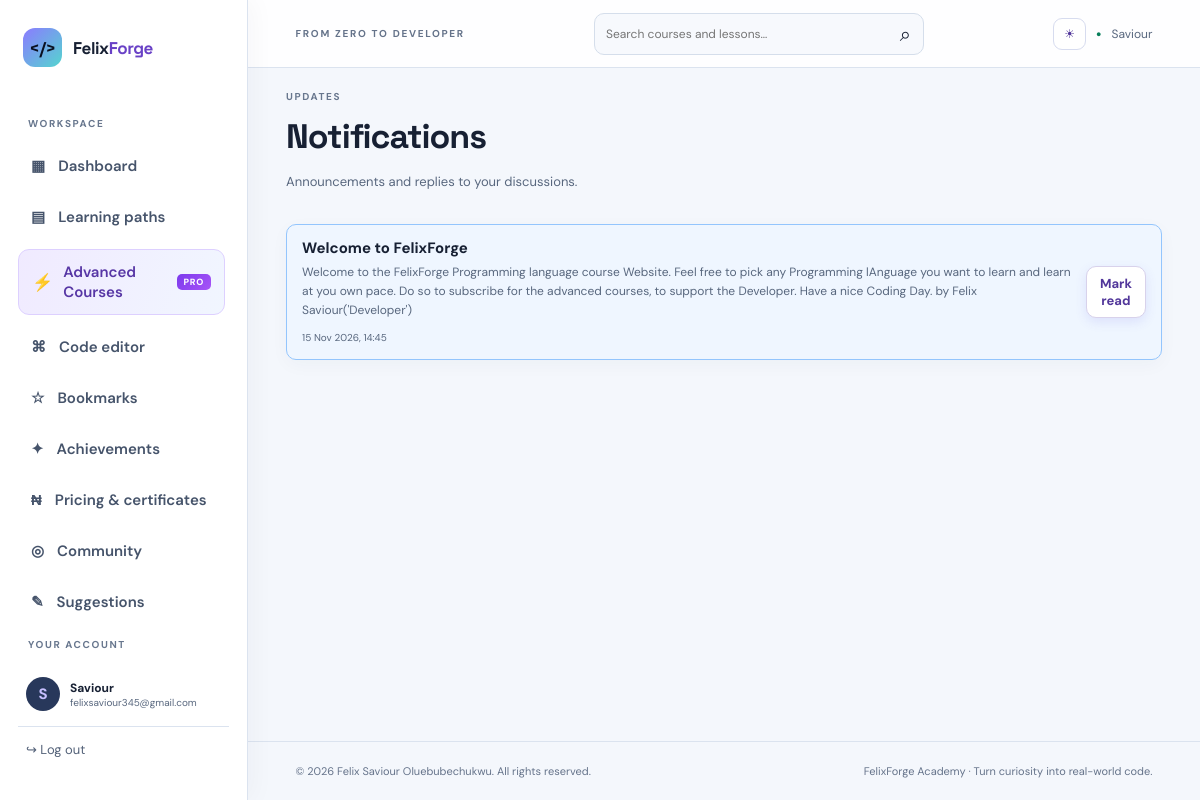
/notifications (signed in), run on the app's committed database.
### app.py (models this page shows, shortened)
class User(UserMixin, db.Model):
    id = db.Column(db.Integer, primary_key=True)
    username = db.Column(db.String(32), unique=True, nullable=False)
    email = db.Column(db.String(254), unique=True, nullable=False)
    password_hash = db.Column(db.String(255), nullable=False)
    created_at = db.Column(db.DateTime, default=datetime.utcnow)
    projects = db.relationship('Project', backref='owner', cascade='all, delete-orphan')
    progress = db.relationship('Progress', backref='learner', cascade='all, delete-orphan')
    quiz_results = db.relationship('QuizResult', back_populates='learner', cascade='all, delete-orphan')

class Notification(db.Model):
    id = db.Column(db.Integer, primary_key=True)
    user_id = db.Column(db.Integer, db.ForeignKey('user.id'), nullable=False)
    title = db.Column(db.String(140), nullable=False)
    body = db.Column(db.String(1000), nullable=False)
    is_read = db.Column(db.Boolean, default=False)
    created_at = db.Column(db.DateTime, default=datetime.utcnow)

### app.py (the view)
@app.route('/notifications')
@login_required
def notifications():
    items=Notification.query.filter_by(user_id=current_user.id).order_by(Notification.created_at.desc()).limit(100).all()
    return render_template('notifications.html',items=items)

### app.py (called while the page is built)
@login_manager.user_loader
def load_user(user_id): return db.session.get(User, int(user_id))

@app.before_request
def record_daily_activity():
    if current_user.is_authenticated and request.endpoint not in {'static', 'logout'}:
        today = datetime.utcnow().date()
        activity = UserActivity.query.filter_by(user_id=current_user.id, activity_date=today).first()
        if activity is None:
            db.session.add(UserActivity(user_id=current_user.id, activity_date=today, last_seen_at=datetime.utcnow()))
        try:
            db.session.commit()
        except Exception:
            db.session.rollback()
            app.logger.exception('Could not record learner activity')

### templates/notifications.html
{% extends 'base.html' %}{% block title %}Notifications — FelixForge Academy{% endblock %}{% block content %}<div class="page-heading"><div><div class="eyebrow">UPDATES</div><h1>Notifications</h1><p>Announcements and replies to your discussions.</p></div></div>{% for item in items %}<article class="notification-card {% if not item.is_read %}unread{% endif %}"><div><b>{{ item.title }}</b><p>{{ item.body }}</p><small>{{ item.created_at.strftime('%d %b %Y, %H:%M') }}</small></div>{% if not item.is_read %}<form method="post" action="{{ url_for('mark_notification_read',notification_id=item.id) }}"><input type="hidden" name="csrf_token" value="{{ csrf_token() }}"><button class="button button-small button-ghost">Mark read</button></form>{% endif %}</article>{% else %}<div class="empty-state">You have no notifications.</div>{% endfor %}{% endblock %}

### templates/base.html (shortened to what this page needs)
<!doctype html>
<html lang="en">
<head>
<link rel="stylesheet" href="{{ url_for('static',filename='style.css') }}">
</head>
<body>
<div class="shell">
<aside class="sidebar">
<a class="brand" href="{{ url_for('home') }}"><span class="brand-mark">&lt;/&gt;</span><span>Felix<span class="brand-muted">Forge</span></span></a>
<div class="side-label">WORKSPACE</div>
<nav>
<a href="{{ url_for('dashboard') }}" class="nav-link {% if request.endpoint=='dashboard' %}active{% endif %}">▦ <span>Dashboard</span></a>
<a href="{{ url_for('courses') }}" class="nav-link ">▤ <span>Learning paths</span></a>
<a href="{{ url_for('advanced_courses') }}" class="nav-link advanced-nav-link {% if advanced_nav_active %}active{% endif %}"><strong class="advanced-icon">⚡</strong><span>Advanced Courses</span><span class="advanced-badge">PRO</span></a>
<a href="{{ url_for('editor') }}" class="nav-link {% if request.endpoint=='editor' %}active{% endif %}">⌘ <span>Code editor</span></a>
<a href="{{ url_for('bookmarks') }}" class="nav-link">☆ <span>Bookmarks</span></a>
<a href="{{ url_for('achievements') }}" class="nav-link">✦ <span>Achievements</span></a>
<a href="{{ url_for('monetization_plan') }}" class="nav-link {% if request.endpoint=='monetization_plan' %}active{% endif %}">₦ <span>Pricing & certificates</span></a>
<a href="{{ url_for('community') }}" class="nav-link">◎ <span>Community</span></a>
<a href="{{ url_for('suggestions') }}" class="nav-link {% if request.endpoint=='suggestions' %}active{% endif %}">✎ <span>Suggestions</span></a>
<a href="{{ url_for('portfolio') }}" class="nav-link">▣ <span>Portfolio</span></a>
</nav>
<div class="side-bottom"><div class="side-label">YOUR ACCOUNT</div>
<div class="user-mini"><div class="avatar">{{ (current_user.username[0] if current_user.is_authenticated else 'F')|upper }}</div><div><b>{{ current_user.username if current_user.is_authenticated else 'Guest learner' }}</b><small>{{ current_user.email if current_user.is_authenticated else 'Start learning today' }}</small></div></div>
{% if current_user.is_authenticated %}<form method="post" action="{{ url_for('logout') }}"><input type="hidden" name="csrf_token" value="{{ csrf_token() }}"><button class="logout-link">↪ Log out</button></form>{% else %}<a class="logout-link" href="{{ url_for('login') }}">↪ Log in</a>{% endif %}
</div>
</aside>
<main class="main">
<header class="topbar"><div class="mobile-brand">&lt;/&gt; FelixForge Academy</div><div class="crumb">FROM ZERO TO DEVELOPER</div>
<form class="global-search" action="{{ url_for('search') }}" method="get"><input name="q" type="search" placeholder="Search courses and lessons…" aria-label="Search courses and lessons"><button aria-label="Search">⌕</button></form>
<div class="top-actions"><button type="button" class="theme-toggle" id="themeToggle" aria-label="Toggle colour theme" aria-pressed="false">◐</button>
{% if current_user.is_authenticated %}<span class="online-dot">●</span><span class="top-user"><a href="{{ url_for('profile') }}">{{ current_user.username }}</a></span>{% else %}<a class="button button-small" href="{{ url_for('login') }}">Log in</a>{% endif %}</div>
</header>
<section class="page">{% block content %}{% endblock %}</section>
<footer>© {{ year }} Felix Saviour Oluebubechukwu. All rights reserved. <span>FelixForge Academy · Turn curiosity into real-world code.</span></footer>
</main></div>
</body></html>

### data on the page
User: username "S", username "Saviour", email "felixsaviour345@gmail.com"
Notification: title "Welcome to FelixForge", body "Welcome to the FelixForge Programming language course Website. Feel free to pick any Programming lAnguage you want to learn and learn at you own pace. Do so to subscribe for the advanced courses, to support the Developer. Have a nice Coding Day. by Felix Saviour('Developer')", created_at "15 Nov 2026, 14:45"
